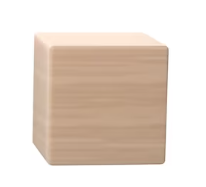
#> input picture codes/homography/cube1.png, 206 x 187 px, found by its file name
$ python homography_trail.py
#> lines starting #> are read from the running program, lines starting #| are printed output that depends on the picture
import cv2
import numpy as np
import sys

# Load images using raw strings for Windows paths
cube1 = cv2.imread(r'F:\swarm_robots\codes\homography\cube1.png')
#> cube1 is the input picture: shape (187, 206, 3); mean B, G, R 206, 216.7, 229.8
cube2 = cv2.imread(r'F:\swarm_robots\codes\homography\cube2.png')
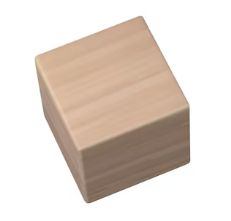
#> input picture codes/homography/cube2.png, 231 x 221 px, found by its file name
#> cube2 is the input picture: shape (221, 231, 3); mean B, G, R 207.5, 216, 226.9

# Safety Check
if cube1 is None or cube2 is None:
    sys.exit("Error: Could not load the images. Check the file paths.")

# Convert images to grayscale
gray1 = cv2.cvtColor(cube1, cv2.COLOR_BGR2GRAY)
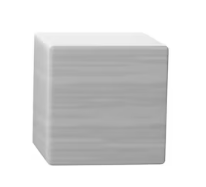
#> gray1: shape (187, 206); min 129, max 255, mean 219.4
gray2 = cv2.cvtColor(cube2, cv2.COLOR_BGR2GRAY)
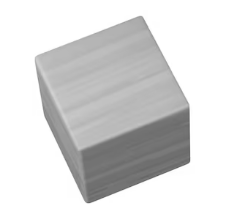
#> gray2: shape (221, 231); min 91, max 255, mean 218.3

# --- THE FIX ---
# We lower the fastThreshold (default is 20) to make ORB hyper-sensitive
# so it can pick up the faint wood grain on your cubes.
orb = cv2.ORB_create(nfeatures=1000, fastThreshold=5, edgeThreshold=5)

# Find keypoints and descriptors
kp1, des1 = orb.detectAndCompute(gray1, None)
#> kp1 = 156 keypoints; strongest (x, y, size): (163, 162, 31), (163, 161, 44.6), (162, 159, 77.1), (162, 160, 64.3)
kp2, des2 = orb.detectAndCompute(gray2, None)
#> kp2 = 377 keypoints; strongest (x, y, size): (189, 161, 31), (188, 160, 37.2), (86, 197, 111.1), (87, 199, 77.1)

if des1 is None or des2 is None:
    sys.exit("Error: Still not enough features found. The images are too smooth.")

# Use BFMatcher
bf = cv2.BFMatcher(cv2.NORM_HAMMING, crossCheck=True)
matches = bf.match(des1, des2)
#> matches = 47 matches

# Sort matches by distance
matches = sorted(matches, key=lambda x: x.distance)

# Draw the top 20 matches so you can see what it grabbed onto
img_matches = cv2.drawMatches(cube1, kp1, cube2, kp2, matches[:20], None, flags=cv2.DrawMatchesFlags_NOT_DRAW_SINGLE_POINTS)
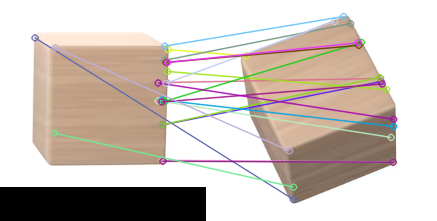
#> img_matches: shape (221, 437, 3); mean B, G, R 189.7, 196.7, 206.7

MIN_MATCH_COUNT = 4

if len(matches) >= MIN_MATCH_COUNT:
    pts1 = np.float32([kp1[m.queryIdx].pt for m in matches]).reshape(-1, 1, 2)
#> pts1 = 47 rows, first 8: [161.7, 159.7], [34.56, 37.44], [162.4, 160.7], [161.7, 124.4], [53.75, 132.6], [166, 82], [168, 49.2], [164.2, 59.72]
    pts2 = np.float32([kp2[m.trainIdx].pt for m in matches]).reshape(-1, 1, 2)
#> pts2 = 47 rows, first 8: [186.6, 161.7], [87.09, 199.1], [186.6, 161.7], [174.5, 81.22], [87.09, 186.6], [174, 78], [39.74, 55.3], [144, 23.04]

    H, mask = cv2.findHomography(pts1, pts2, cv2.RANSAC, 5.0)
#> H = [[-0.136, -0.0682, 70.18], [-0.869, 0.0268, 155.2], [-0.00386, -0.00119, 1]]; mask = 47 values, max 1 at index 3, min 0 at index 0, mean 0.255

    if H is not None:
        height, width, _ = cube2.shape
#> height = 221; width = 231
        cube1_aligned = cv2.warpPerspective(cube1, H, (width, height))
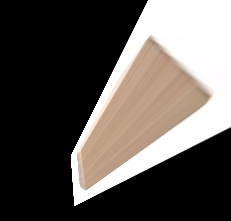
#> cube1_aligned: shape (221, 231, 3); mean B, G, R 82, 86.4, 91.8

        # Display results
        cv2.imshow('Aligned Image', cube1_aligned)
        cv2.imshow('Matches', img_matches)
        print("Press any key on the image windows to close them...")
        cv2.waitKey(0)
        cv2.destroyAllWindows()
    else:
        print("Homography could not be computed.")
else:
    print(f"Not enough matches are found - {len(matches)}/{MIN_MATCH_COUNT}")
